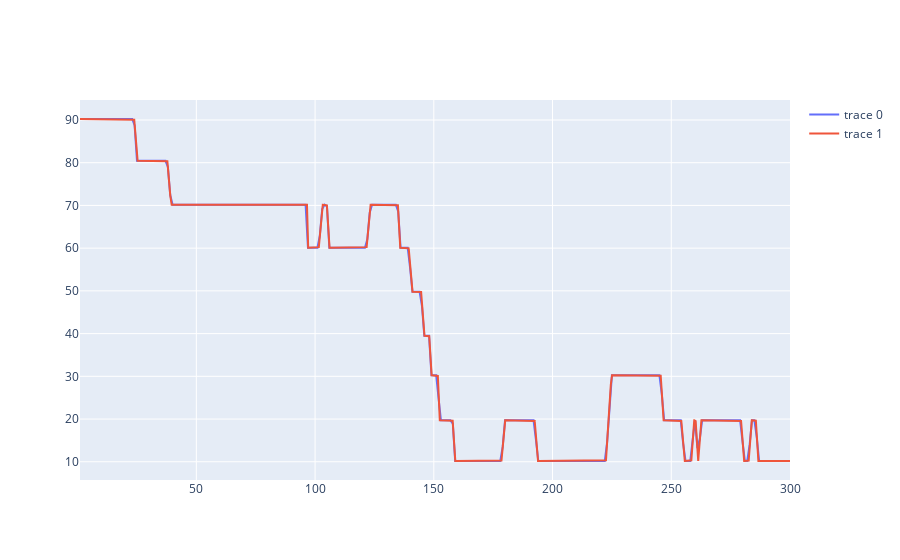

Notebook code cell kept with this figure:
### Code cell
import plotly_express as px
import plotly.graph_objects as go
fig = go.Figure()
fig.add_trace(go.Scatter(x=x,y=y, mode='lines'))
fig.add_trace(go.Scatter(x=df.trial,y=df.p, mode='lines'))

fig.show()

### Figure 1 — Plotly figure (JSON) as saved in the notebook; plotly's stock layout.template omitted (floating-point values rounded to 4 significant figures; data arrays with more than 128 entries replaced by an {"elided": "..."} marker saying what was removed)
{"data": [{"mode": "lines", "type": "scatter", "x": {"elided": "300 float values"}, "y": {"elided": "300 float values"}}, {"mode": "lines", "type": "scatter", "x": {"elided": "29674 float values"}, "y": {"elided": "29674 float values"}}], "layout": {}}
